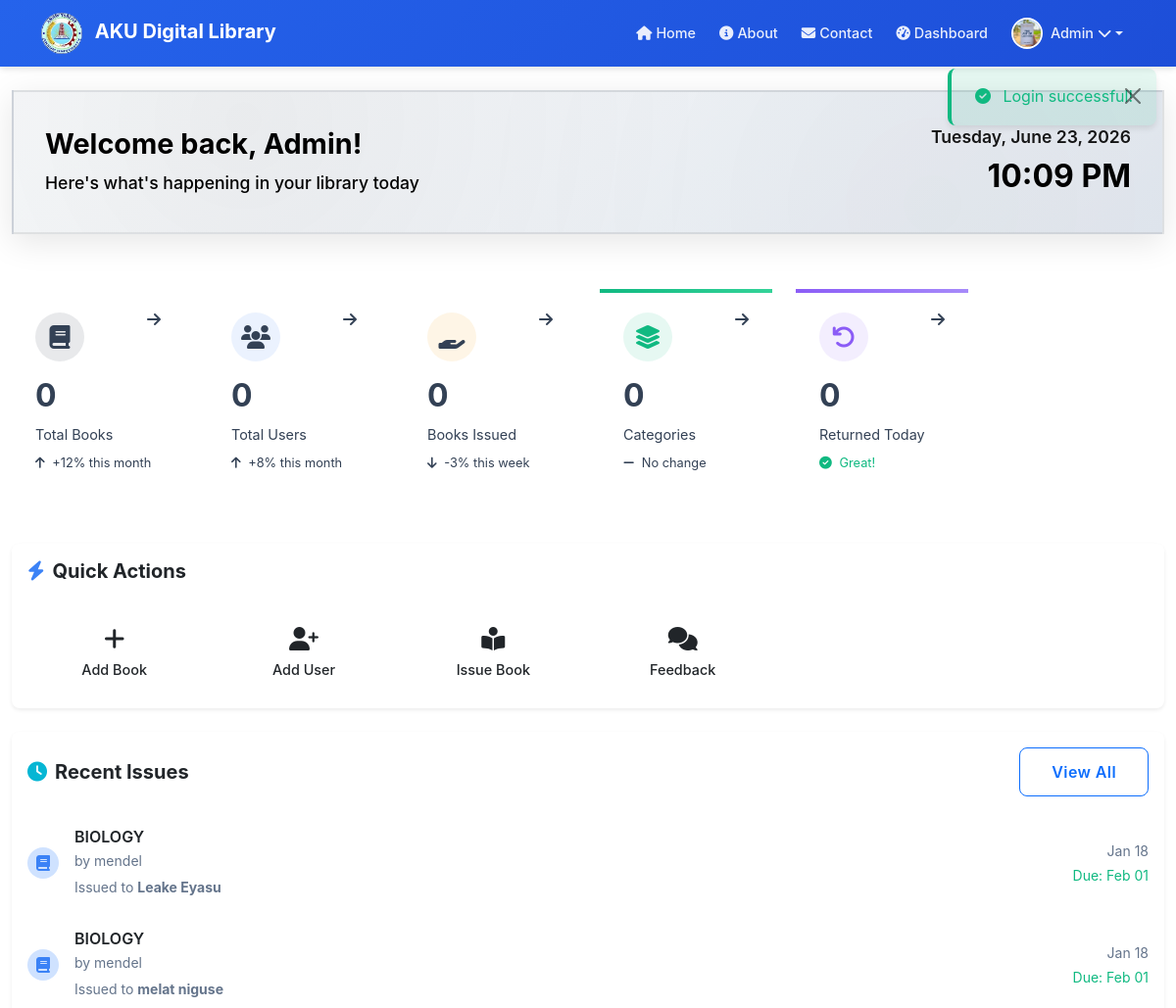
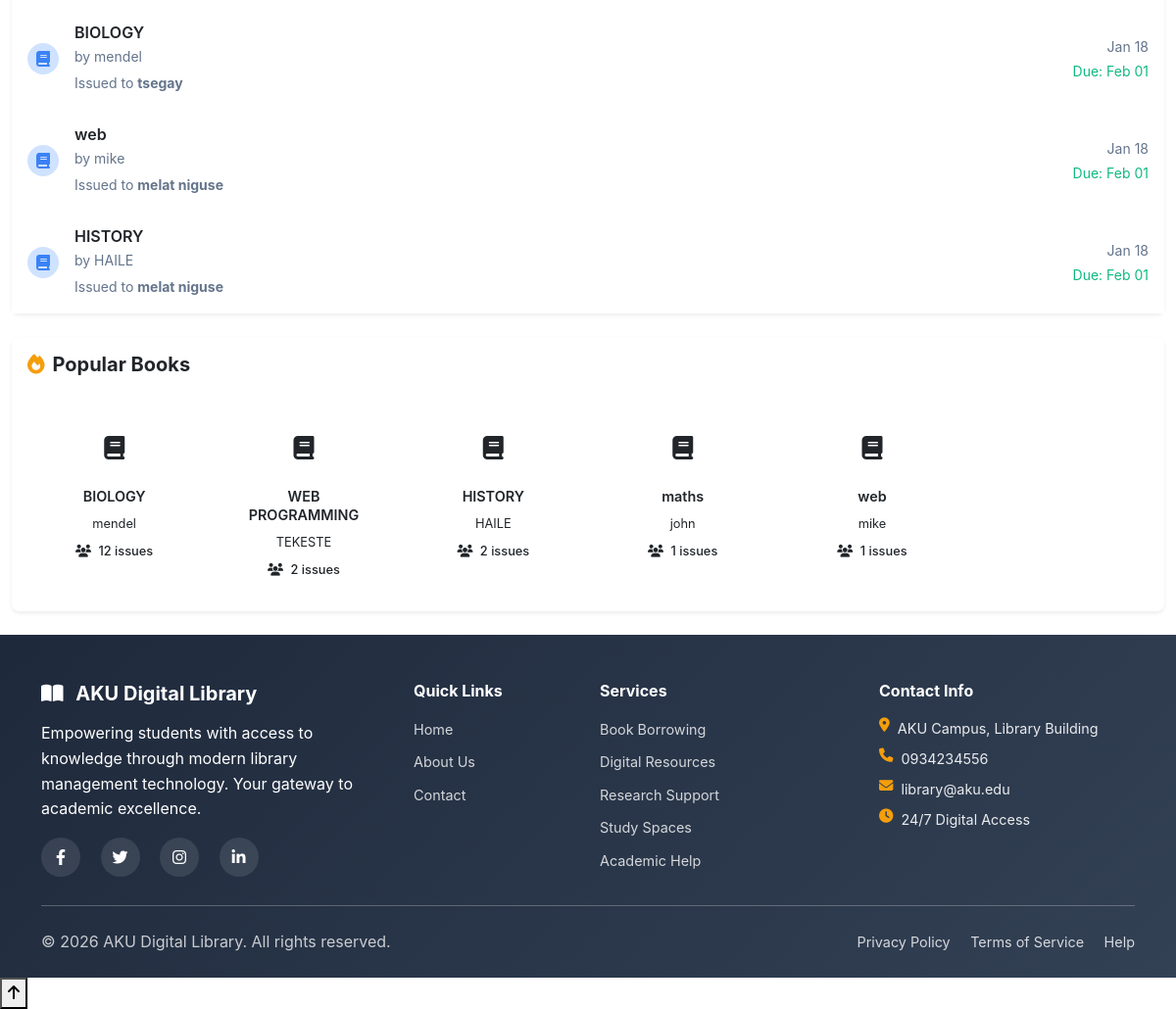
Page /index.php?page=dashboard (signed in) on the committed database (2 pictures, top to bottom).
### tables this page shows
CREATE TABLE `issued_books` (
  `id` int(11) NOT NULL,
  `book_id` int(11) NOT NULL,
  `user_id` int(11) NOT NULL,
  `issued_by` int(11) NOT NULL,
  `issue_date` date NOT NULL,
  `due_date` date NOT NULL,
  `return_date` date DEFAULT NULL,
  `fine_amount` decimal(10,2) DEFAULT 0.00,
  `status` enum('issued','returned','overdue') DEFAULT 'issued'
);

CREATE TABLE `books` (
  `id` int(11) NOT NULL,
  `title` varchar(255) NOT NULL,
  `author` varchar(255) NOT NULL,
  `isbn` varchar(20) NOT NULL,
  `category` varchar(100) DEFAULT NULL,
  `publisher` varchar(255) DEFAULT NULL,
  `publication_year` year(4) DEFAULT NULL,
  `quantity` int(11) DEFAULT 1,
  `available` int(11) DEFAULT 1,
  `description` text DEFAULT NULL,
  `cover_image` varchar(255) DEFAULT NULL,
  `added_by` int(11) DEFAULT NULL,
  `created_at` timestamp NOT NULL DEFAULT current_timestamp()
);

CREATE TABLE `users` (
  `id` int(11) NOT NULL,
  `username` varchar(50) NOT NULL,
  `email` varchar(100) NOT NULL,
  `password` varchar(255) NOT NULL,
  `full_name` varchar(100) NOT NULL,
  `role` enum('admin','librarian','student') DEFAULT 'student',
  `profile_photo` varchar(255) DEFAULT NULL,
  `phone` varchar(20) DEFAULT NULL,
  `address` text DEFAULT NULL,
  `created_at` timestamp NOT NULL DEFAULT current_timestamp(),
  `updated_at` timestamp NOT NULL DEFAULT current_timestamp() ON UPDATE current_timestamp(),
  `is_active` tinyint(1) DEFAULT 1
);

### views/admin/dashboard.php (the view, shortened to what this page needs)
<?php
$conn = getConnection();
$total_books = $conn->query("SELECT SUM(quantity) as total FROM books")->fetch_assoc()['total'] ?? 0;
$total_users = $conn->query("SELECT COUNT(*) as total FROM users")->fetch_assoc()['total'] ?? 0;
$total_issued = $conn->query("SELECT COUNT(*) as total FROM issued_books WHERE return_date IS NULL")->fetch_assoc()['total'] ?? 0;
$total_categories = $conn->query("SELECT COUNT(DISTINCT category) as total FROM books")->fetch_assoc()['total'] ?? 0;
$today_php = date('Y-m-d');
$total_returned_today = $conn->query("SELECT COUNT(*) as total FROM issued_books WHERE return_date = '$today_php'")->fetch_assoc()['total'] ?? 0;
$recent_issues = $conn->query("SELECT ib.*, b.title, b.author, u.full_name, u.username
    FROM issued_books ib
    JOIN books b ON ib.book_id = b.id
    JOIN users u ON ib.user_id = u.id
    WHERE ib.return_date IS NULL
    ORDER BY ib.issue_date DESC LIMIT 5");
$popular_books = $conn->query("SELECT b.title, b.author, COUNT(ib.id) as issue_count
    FROM books b
    LEFT JOIN issued_books ib ON b.id = ib.book_id
    GROUP BY b.id
    ORDER BY issue_count DESC
    LIMIT 5");
?>
<div class="container-fluid py-4">
    <div class="row mb-4">
        <div class="col-12">
            <div class="welcome-card">
                <div class="row align-items-center">
                    <div class="col-md-8">
                        <h2 class="fw-bold mb-2">Welcome back, <?php echo htmlspecialchars($_SESSION['full_name']); ?>!</h2>
                        <p class="lead mb-0">Here's what's happening in your library today</p>
                    </div>
                    <div class="col-md-4 text-md-end">
                        <div class="date-time">
                            <div class="current-date"><?php echo date('l, F j, Y'); ?></div>
                            <div class="current-time" id="currentTime"><?php echo date('g:i A'); ?></div>
                        </div>
                    </div>
                </div>
            </div>
        </div>
    </div>
    <div class="row g-4 mb-5">
        <div class="col-xl-2 col-lg-3 col-md-4 col-sm-6">
            <div class="stat-card-modern books">
                <div class="stat-icon">
                    <i class="fas fa-book"></i>
                </div>
                <div class="stat-content">
                    <h3 class="stat-number counter" data-target="<?php echo $total_books; ?>">0</h3>
                    <p class="stat-label">Total Books</p>
                    <div class="stat-trend">
                        <i class="fas fa-arrow-up"></i>
                        <span>+12% this month</span>
                    </div>
                </div>
                <a href="index.php?page=books" class="stat-link">
                    <i class="fas fa-arrow-right"></i>
                </a>
            </div>
        </div>
        <div class="col-xl-2 col-lg-3 col-md-4 col-sm-6">
            <div class="stat-card-modern users">
                <div class="stat-icon">
                    <i class="fas fa-users"></i>
                </div>
                <div class="stat-content">
                    <h3 class="stat-number counter" data-target="<?php echo $total_users; ?>">0</h3>
                    <p class="stat-label">Total Users</p>
                    <div class="stat-trend">
                        <i class="fas fa-arrow-up"></i>
                        <span>+8% this month</span>
                    </div>
                </div>
                <a href="index.php?page=users" class="stat-link">
                    <i class="fas fa-arrow-right"></i>
                </a>
            </div>
        </div>
        <div class="col-xl-2 col-lg-3 col-md-4 col-sm-6">
            <div class="stat-card-modern issued">
                <div class="stat-icon">
                    <i class="fas fa-hand-holding"></i>
                </div>
                <div class="stat-content">
                    <h3 class="stat-number counter" data-target="<?php echo $total_issued; ?>">0</h3>
                    <p class="stat-label">Books Issued</p>
                    <div class="stat-trend">
                        <i class="fas fa-arrow-down"></i>
                        <span>-3% this week</span>
                    </div>
                </div>
                <a href="index.php?page=issued_books" class="stat-link">
                    <i class="fas fa-arrow-right"></i>
                </a>
            </div>
        </div>
        <div class="col-xl-2 col-lg-3 col-md-4 col-sm-6">
            <div class="stat-card-modern categories">
                <div class="stat-icon">
                    <i class="fas fa-layer-group"></i>
                </div>
                <div class="stat-content">
                    <h3 class="stat-number counter" data-target="<?php echo $total_categories; ?>">0</h3>
                    <p class="stat-label">Categories</p>
                    <div class="stat-trend">
                        <i class="fas fa-minus"></i>
                        <span>No change</span>
                    </div>
                </div>
                <a href="index.php?page=books" class="stat-link">
                    <i class="fas fa-arrow-right"></i>
                </a>
            </div>
        </div>
        <div class="col-xl-2 col-lg-3 col-md-4 col-sm-6">
            <div class="stat-card-modern returned">
                <div class="stat-icon">
                    <i class="fas fa-undo"></i>
                </div>
                <div class="stat-content">
                    <h3 class="stat-number counter" data-target="<?php echo $total_returned_today; ?>">0</h3>
                    <p class="stat-label">Returned Today</p>
                    <div class="stat-trend text-success">
                        <i class="fas fa-check-circle"></i>
                        <span>Great!</span>
                    </div>
                </div>
                <a href="index.php?page=issued_books" class="stat-link">
                    <i class="fas fa-arrow-right"></i>
                </a>
            </div>
        </div>
    </div>
    <div class="row mb-4">
        <div class="col-12">
            <div class="card border-0 shadow-sm">
                <div class="card-header bg-white border-0 py-3">
                    <h5 class="card-title mb-0 fw-bold">
                        <i class="fas fa-bolt text-primary me-2"></i>Quick Actions
                    </h5>
                </div>
                <div class="card-body">
                    <div class="row g-3">
                        <div class="col-lg-2 col-md-3 col-sm-4 col-6">
                            <button class="quick-action-btn" data-bs-toggle="modal" data-bs-target="#addBookModal">
                                <i class="fas fa-plus"></i>
                                <span>Add Book</span>
                            </button>
                        </div>
                        <div class="col-lg-2 col-md-3 col-sm-4 col-6">
                            <button class="quick-action-btn" data-bs-toggle="modal" data-bs-target="#addUserModal">
                                <i class="fas fa-user-plus"></i>
                                <span>Add User</span>
                            </button>
                        </div>
                        <div class="col-lg-2 col-md-3 col-sm-4 col-6">
                            <a href="index.php?page=issued_books" class="quick-action-btn">
                                <i class="fas fa-book-reader"></i>
                                <span>Issue Book</span>
                            </a>
                        </div>
                        <div class="col-lg-2 col-md-3 col-sm-4 col-6">
                            <a href="index.php?page=feedback" class="quick-action-btn">
                                <i class="fas fa-comments"></i>
                                <span>Feedback</span>
                            </a>
                        </div>
                    </div>
                </div>
            </div>
        </div>
    </div>
    <div class="row g-4">
        <div class="col-lg-12">
            <div class="card border-0 shadow-sm h-100">
                <div class="card-header bg-white border-0 py-3">
                    <div class="d-flex justify-content-between align-items-center">
                        <h5 class="card-title mb-0 fw-bold">
                            <i class="fas fa-clock text-info me-2"></i>Recent Issues
                        </h5>
                        <a href="index.php?page=issued_books" class="btn btn-sm btn-outline-primary">View All</a>
                    </div>
                </div>
                <div class="card-body p-0">
                    <?php if ($recent_issues->num_rows > 0): ?>
                        <div class="list-group list-group-flush">
                            <?php while($issue = $recent_issues->fetch_assoc()): ?>
                            <div class="list-group-item border-0 py-3">
                                <div class="d-flex align-items-center">
                                    <div class="avatar-sm me-3">
                                        <div class="avatar-title bg-primary-subtle text-primary rounded-circle">
                                            <i class="fas fa-book"></i>
                                        </div>
                                    </div>
                                    <div class="flex-grow-1">
                                        <h6 class="mb-1 fw-semibold"><?php echo htmlspecialchars($issue['title']); ?></h6>
                                        <p class="mb-1 text-muted small">by <?php echo htmlspecialchars($issue['author']); ?></p>
                                        <p class="mb-0 text-muted small">
                                            Issued to <strong><?php echo htmlspecialchars($issue['full_name']); ?></strong>
                                        </p>
                                    </div>
                                    <div class="text-end">
                                        <small class="text-muted">
                                            <?php echo date('M d', strtotime($issue['issue_date'])); ?>
                                        </small>
                                        <br>
                                        <small class="text-success">
                                            Due: <?php echo date('M d', strtotime($issue['due_date'])); ?>
                                        </small>
                                    </div>
                                </div>
                            </div>
                            <?php endwhile; ?>
                        </div>
                    <?php endif; ?>
                </div>
            </div>
        </div>
    </div>
    <div class="row mt-4">
        <div class="col-12">
            <div class="card border-0 shadow-sm">
                <div class="card-header bg-white border-0 py-3">
                    <h5 class="card-title mb-0 fw-bold">
                        <i class="fas fa-fire text-warning me-2"></i>Popular Books
                    </h5>
                </div>
                <div class="card-body">
                    <div class="row g-3">
                        <?php if ($popular_books->num_rows > 0): ?>
                            <?php while($book = $popular_books->fetch_assoc()): ?>
                            <div class="col-lg-2 col-md-3 col-sm-4 col-6">
                                <div class="popular-book-card">
                                    <div class="book-icon">
                                        <i class="fas fa-book"></i>
                                    </div>
                                    <h6 class="book-title"><?php echo htmlspecialchars($book['title']); ?></h6>
                                    <p class="book-author"><?php echo htmlspecialchars($book['author']); ?></p>
                                    <div class="issue-count">
                                        <i class="fas fa-users me-1"></i>
                                        <?php echo $book['issue_count']; ?> issues
                                    </div>
                                </div>
                            </div>
                            <?php endwhile; ?>
                        <?php else: ?>
                            <div class="col-12 text-center py-3">
                                <p class="text-muted">No data available</p>
                            </div>
                        <?php endif; ?>
                    </div>
                </div>
            </div>
        </div>
    </div>
</div>

### rows in the picture
issued_books: book.title "BIOLOGY", book.author "mendel", user.full_name "Leake Eyasu", issue_date "Jan 18", due_date "Feb 01"
issued_books: book.title "BIOLOGY", book.author "mendel", user.full_name "melat niguse", issue_date "Jan 18", due_date "Feb 01"
issued_books: book.title "BIOLOGY", book.author "mendel", user.full_name "tsegay", issue_date "Jan 18", due_date "Feb 01"
issued_books: book.title "web", book.author "mike", user.full_name "melat niguse", issue_date "Jan 18", due_date "Feb 01"
issued_books: book.title "HISTORY", book.author "HAILE", user.full_name "melat niguse", issue_date "Jan 18", due_date "Feb 01"

### other values in the picture
$_SESSION['full_name'] "Admin"
$_SESSION['message'] "Login successful!"
$book['title'] "BIOLOGY"
$book['author'] "mendel"
$book['issue_count'] "12"
$book['title'] "WEB PROGRAMMING"
$book['author'] "TEKESTE"
$book['issue_count'] "2"
$book['title'] "HISTORY"
$book['author'] "HAILE"
$book['title'] "maths"
$book['author'] "john"
$book['issue_count'] "1"
$book['title'] "web"
$book['author'] "mike"
